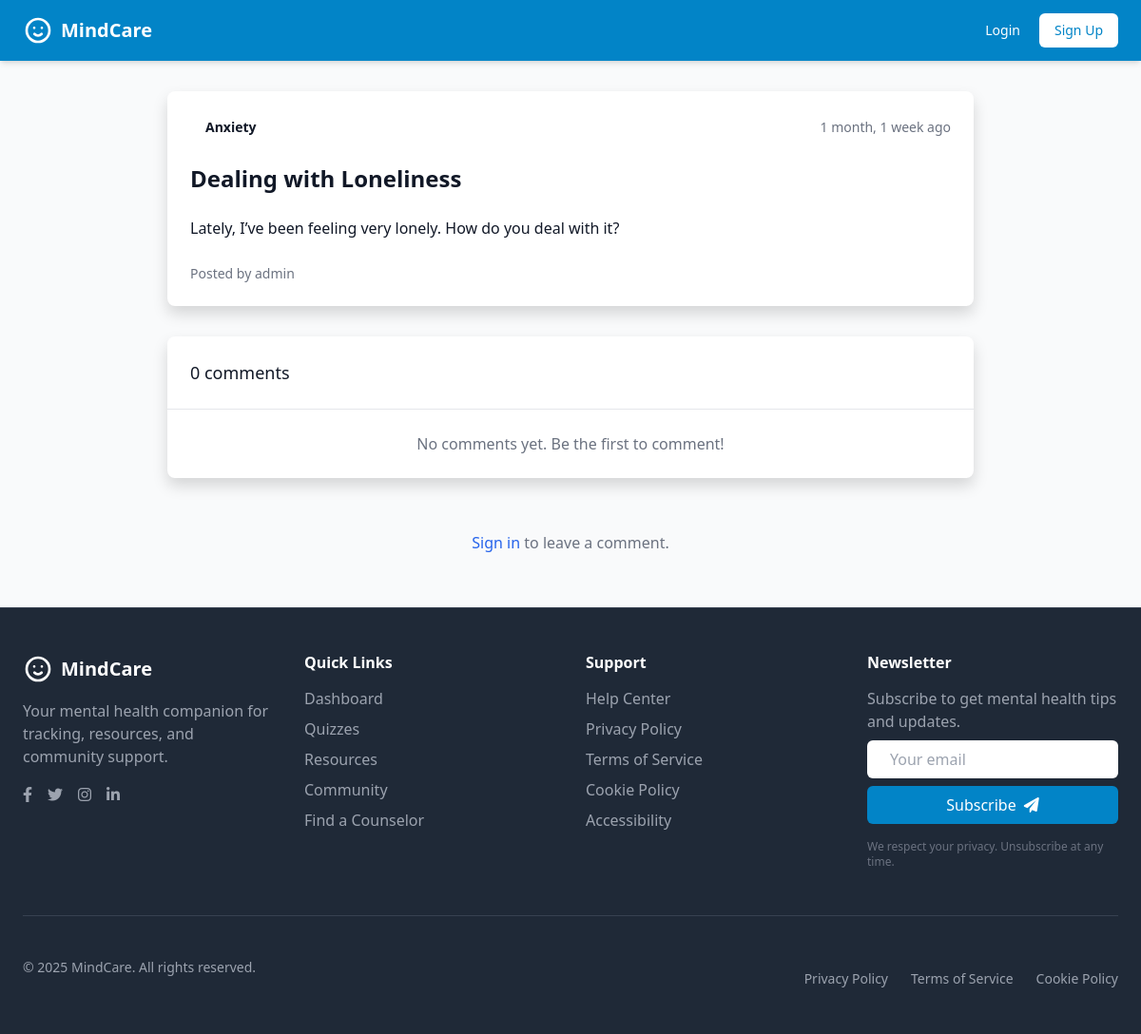
/forum/9/, run on an earlier commit of the app's database.
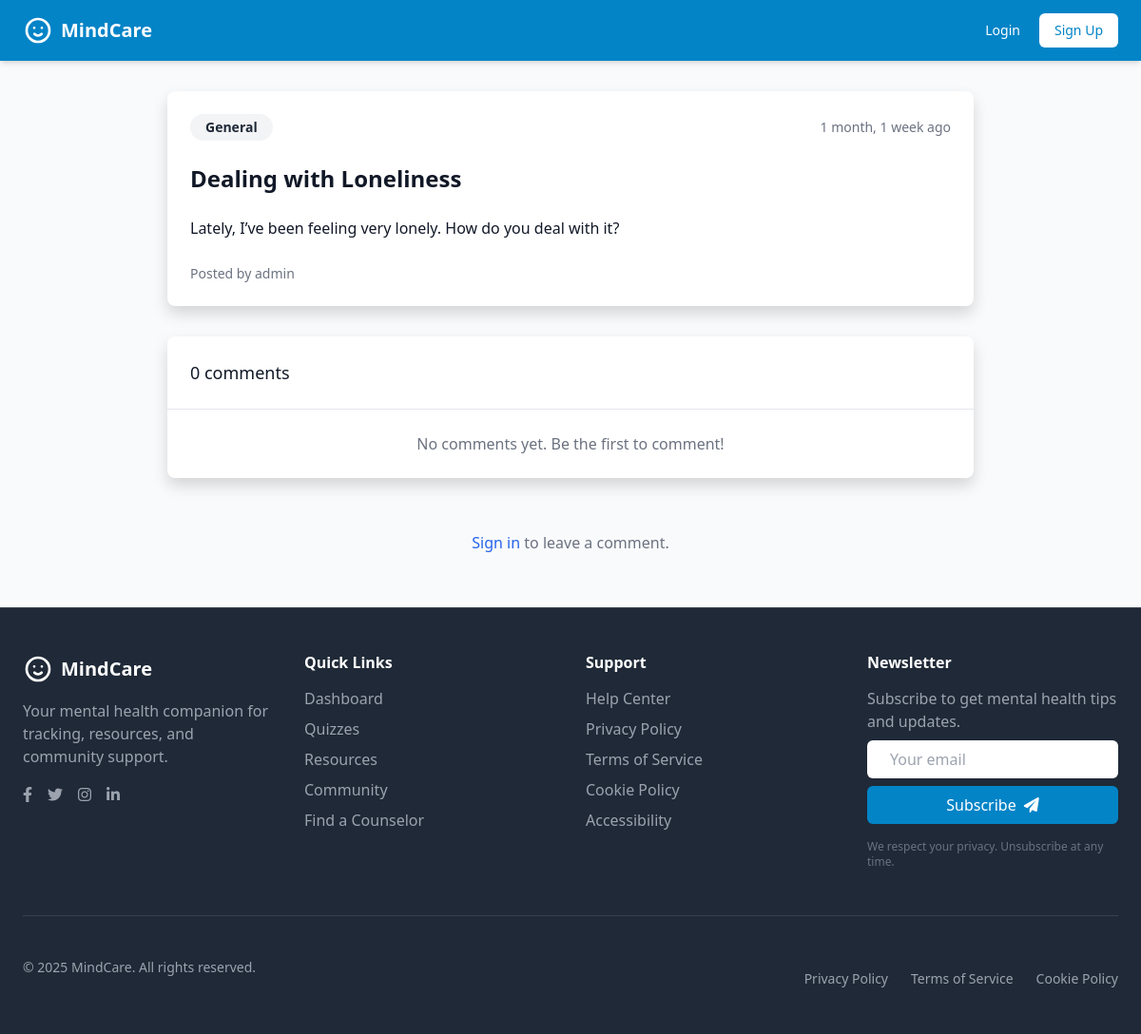
And on a later commit of the database.
### mentalhealth/models.py (models this page shows, shortened)
class ForumPost(models.Model):
    user = models.ForeignKey(User, on_delete=models.CASCADE)
    title = models.CharField(max_length=200)
    content = models.TextField()
    category = models.ForeignKey(MentalHealthCategory, on_delete=models.SET_NULL, null=True)
    created_at = models.DateTimeField(auto_now_add=True)
    updated_at = models.DateTimeField(auto_now=True)
    is_anonymous = models.BooleanField(default=False)
    class Meta:
        ordering = ['-created_at']

class MentalHealthCategory(models.Model):
    name = models.CharField(max_length=50)
    slug = models.SlugField(unique=True, blank=True)
    description = models.TextField()
    icon = models.CharField(max_length=30, help_text="Icon class from icon library")

class User(AbstractUser):
    USER_TYPES = (
        ('STUDENT', 'Student'),
        ('COUNSELOR', 'Counselor'),
        ('ADMIN', 'Admin'),
    )
    user_type = models.CharField(max_length=10, choices=USER_TYPES, default='STUDENT')
    date_of_birth = models.DateField(null=True, blank=True)
    phone_number = models.CharField(max_length=15, blank=True)
    institution = models.CharField(max_length=100, blank=True)
    profile_picture = models.ImageField(upload_to='profile_pics/', blank=True)
    bio = models.TextField(blank=True)
    is_verified = models.BooleanField(default=False)
    groups = models.ManyToManyField(
        Group,
        related_name="custom_user_groups",  # Adjust related_name to avoid conflicts
        blank=True
    )
    user_permissions = models.ManyToManyField(
        Permission,
        related_name="custom_user_permissions",  # Adjust related_name to avoid conflicts
        blank=True
    )

### mentalhealth/views.py (the view)
# urls.py: path('forum/<int:pk>/', forum_post_detail, name='forum_post_detail'),
def forum_post_detail(request, pk):
    post = get_object_or_404(ForumPost, pk=pk)
    if request.method == 'POST' and request.user.is_authenticated:
        form = ForumCommentForm(request.POST)
        if form.is_valid():
            comment = form.save(commit=False)
            comment.post = post
            comment.user = request.user
            comment.save()
            messages.success(request, 'Your comment has been added!')
            return redirect('forum_post_detail', pk=post.pk)
    else:
        form = ForumCommentForm()
    return render(request, 'forum_post_detail.html', {
        'post': post,
        'form': form,
    })

### mentalhealth/forms.py
class ForumCommentForm(forms.ModelForm):
    class Meta:
        model = ForumComment
        fields = ['content', 'is_anonymous']
        widgets = {
            'content': forms.Textarea(attrs={'rows': 3}),
        }

### mentalhealth/context_processors.py (called while the page is built)
def mood_choices(request):
    return {
        'MOOD_CHOICES': MoodEntry.MOOD_CHOICES
    }

### mentalhealth/templates/forum_post_detail.html (shortened to what the changed rows need)
{% extends 'base.html' %}
{% load widget_tweaks %}
{% block content %}
<div class="max-w-4xl mx-auto px-4 sm:px-6 lg:px-8 py-8">
    <div class="bg-white shadow rounded-lg overflow-hidden mb-8">
        <div class="p-6">
            <div class="flex items-center justify-between mb-4">
                <div>
                    <span class="inline-block px-3 py-1 rounded-full text-sm font-semibold
                              {% if post.category %}text-{{ post.category.color }}-800 bg-{{ post.category.color }}-100{% else %}text-gray-800 bg-gray-100{% endif %}">
                        {% if post.category %}{{ post.category.name }}{% else %}General{% endif %}
                    </span>
                </div>
                <span class="text-sm text-gray-500">
                    {{ post.created_at|timesince }} ago
                </span>
            </div>
            <h1 class="text-2xl font-bold text-gray-900 mb-4">{{ post.title }}</h1>
            <div class="prose max-w-none mb-6">
                {{ post.content|linebreaks }}
            </div>
            <div class="flex items-center justify-between mt-4">
                <span class="text-sm text-gray-500">
                    Posted {% if post.is_anonymous %}anonymously{% else %}by {{ post.user.username }}{% endif %}
                </span>
            </div>
        </div>
    </div>
    <div class="bg-white shadow rounded-lg overflow-hidden mb-8">
        <div class="px-6 py-4 border-b border-gray-200">
            <h2 class="text-lg font-medium text-gray-900">
                {{ post.comments.count }} comment{{ post.comments.count|pluralize }}
            </h2>
        </div>
    </div>
</div>
{% endblock %}

What changed in the data, as far as the page shows it:
changed ForumPost "Dealing with Loneliness": category_id 1 → empty (drawn); category.name "Anxiety" → (not shown)
Also different on the page:
text now shown: "General"
